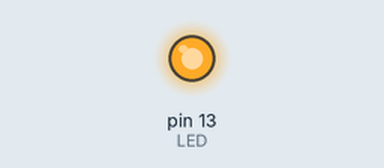
This sketch was run on a simulated Arduino Uno, built with avr-gcc and run on an emulated ATmega328P. Shown: output pins drawn as LEDs (lit = HIGH).

Above: at 0.15 s.
At 5.0 s:
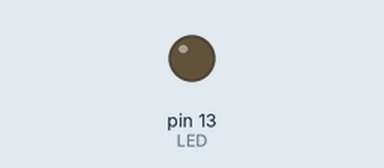
Timing chart, 0 to 7.0 s (numbered marks = the images above):
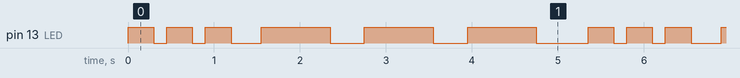

The sketch:

morse.ino
```cpp
/**
  Sketch: sinalizador de código morse S.O.S.
  Name: morse.ino
  Purpose: algoritmo para sinalizar com o auxilio de um led as letras S.O.S.

  @author Arquimedes monteiro
*/

#define LED 13

void setup() {
  pinMode(LED, OUTPUT);
}
void loop() {
  //3 pontos
  for (int i = 0; i<3; i++){
    digitalWrite(LED, HIGH);
    delay(300);
    digitalWrite(LED, LOW);
    delay(150);
  }
  delay(200);

  //3 traços
  for (int i = 0; i < 3; i++){
    digitalWrite(LED, HIGH);
    delay(800);
    digitalWrite(LED, LOW);
    delay(400);
  }
  delay(200);
}
```

Measured:
- by itself, pin 13 (LED): repeats every 5.4 s: 2 × (LOW 0.15 s, HIGH 0.30 s), LOW 0.35 s, 2 × (HIGH 0.80 s, LOW 0.40 s), HIGH 0.80 s, LOW 0.60 s, HIGH 0.30 s
- by itself, everything shown: repeats every 5.4 s, in 12 steps
